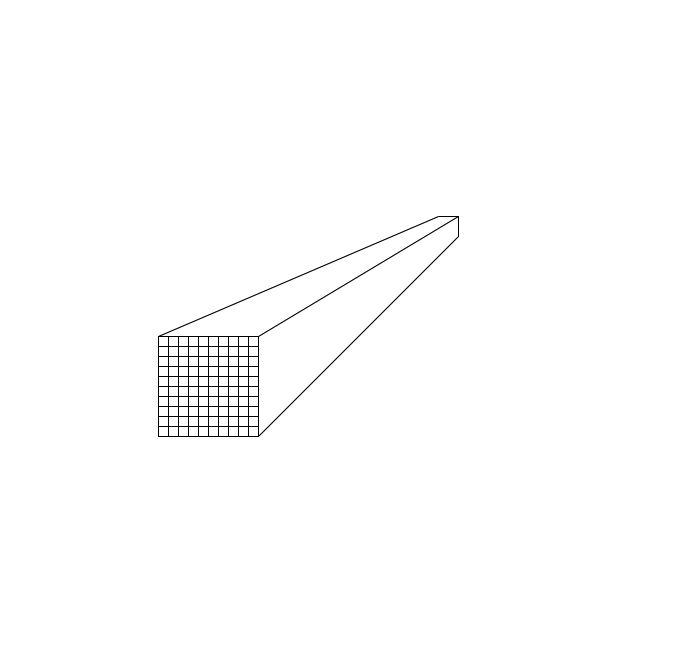

This chart was generated by the following Python code:
import os
import turtle
import random
import math
import PIL
from PIL import ImageGrab
from PIL import Image
from shapes import Rhombus

this_dir = os.getcwd()
bounds = (366, 140, 1060, 800)

def grid(d):
	for y in range(-100, 0, 10):
		d.goto(-200, y)
		d.pendown()
		d.setheading(0)
		d.forward(100)
		d.penup()

	for x in range(-200, -100, 10):
		d.goto(x, 0)
		d.pendown()
		d.setheading(270)
		d.forward(100)
		d.penup()


def run():
	don = turtle.Turtle()
	don.hideturtle()
	don.speed(10)
	don.penup()
	don.goto(-200, -100)
	don.pendown()

	for h in range(0, 360, 90):
		don.setheading(h)
		don.forward(100)

	don.penup()
	don.goto(-100, -100)
	don.pendown()
	don.goto(100, 100)
	don.goto(100, 120)
	don.goto(80, 120)

	don.penup()
	don.goto(-100, 0)
	don.pendown()
	don.goto(100, 120)

	don.penup()
	don.goto(-200, 0)
	don.pendown()
	don.goto(80, 120)
	don.penup()

	grid(don)

	img = ImageGrab.grab(bbox=bounds)
	img.save(this_dir + '/tartle13/tart.png', quality=95)

